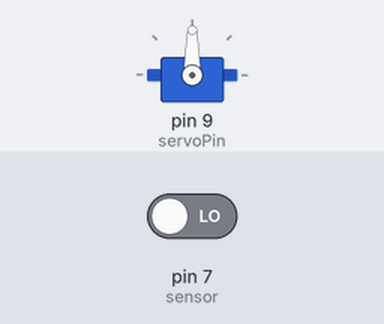
The sketch below on a simulated Arduino Uno, built with avr-gcc and run on an emulated ATmega328P. Shown: servo. Inputs (shaded band) come from the test bench; at power-on: pin 7 (sensor) LOW.

Above: at 1.2 s.
1.3 s: pin 7 (sensor) driven HIGH
At 2.1 s:
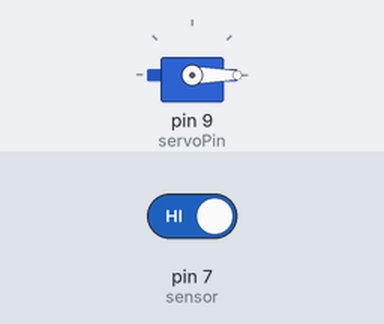
At 22.1 s:
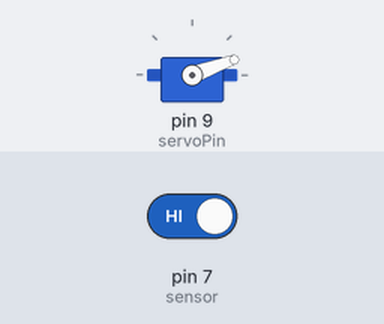
Timing chart, 0 to 23.8 s (numbered marks = the images above; inputs shaded):
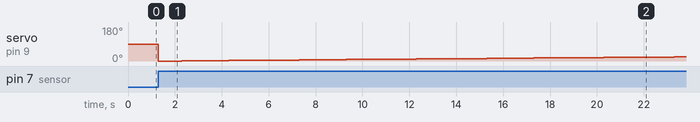

Measured:
- after the input at 1.3 s, servo on pin 9 (servoPin): 90° → 0° at once, → 1° 1.0 s later, → 2° 1.0 s later, → 3° 1.0 s later, … (23 changes in this stretch)

The sketch:

ex_lightControl.ino
```cpp
#include <Servo.h>

// int LED = 2; // LED 출력 2번핀
int sensor = 7; // 센서 입력값 7번핀
int value = 0; // loop에서 사용할 value 변수 설정
int servoPin = 9; // 모터와 연결할 9번핀
Servo myLightControl; // 사용할 모터 이름
int angle = 0; // 모터 각도 조절


void setup() {
  // put your setup code here, to run once:
  // pinMode (LED, OUTPUT); // 핀모드 LED 출력으로 설정
  pinMode (sensor, INPUT); //  핀모드 센서 입력값으로 설정
  myLightControl.attach(servoPin);
}

void loop() {
  // put your main code here, to run repeatedly:
  value = digitalRead(sensor); // 변수 value에 디지털 센서값 저장

    if(value == HIGH) {
      // digitalWrite(LED, HIGH);
      for(angle = 0; angle<180; angle++) {
        myLightControl.write(angle);
        delay(1000);
      }
    } else {
      // digitalWrite(LED, LOW);
    }
}
```
